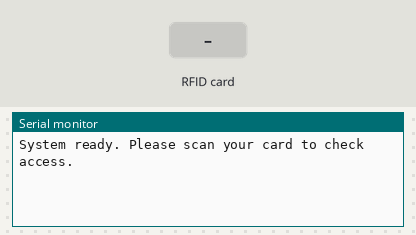
Recording of a sketch running on a simulated Arduino Mega 2560, built with avr-gcc and run on an emulated ATmega2560. Shown: the last lines printed to the serial monitor. The inputs (shaded band) are chosen by the test bench.

Above: at 1.2 s.
1.3 s: RFID card 53 BD 11 2F held to the reader
At 2.1 s:
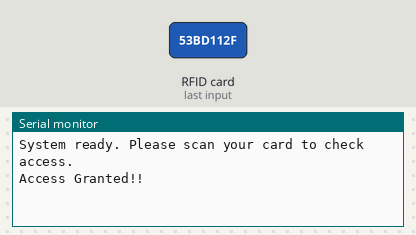
2.8 s: RFID card 5E 7A 19 C4 held to the reader
At 3.5 s:
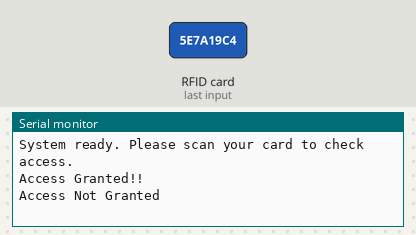

Measured:
- after the input at 1.3 s, the serial monitor: prints a new line at once (image 1)
- after the input at 2.8 s, the serial monitor: prints a new line at once (image 2)

The sketch:

RFID.ino
```cpp
#include <SPI.h>
#include <MFRC522.h>

#define RST_PIN 5                   // Reset pin for RC522 module
#define SS_PIN 53                   // Slave Select pin for RC522 module

MFRC522 mfrc522(SS_PIN, RST_PIN);   // Create MFRC522 instance

// Predefined saved tags (you can update these as needed)
String savedTag1 = "53 BD 11 2F";   // First tag UID
String savedTag2 = "23 60 15 F7";   // Second tag UID

void setup() {
    Serial.begin(115200);           // Initialize serial communications with the PC
    SPI.begin();                    // Initialize SPI bus
    mfrc522.PCD_Init();             // Initialize MFRC522 module
    Serial.println("System ready. Please scan your card to check access.");
}

void loop() {
    // Check if a new card is present
    if (mfrc522.PICC_IsNewCardPresent()) {
        // Check if the card can be read
        if (mfrc522.PICC_ReadCardSerial()) {
            // Construct the UID string for the current tag
            String currentUID = "";
            for (byte i = 0; i < mfrc522.uid.size; i++) {
                currentUID += String(mfrc522.uid.uidByte[i], HEX);
                if (i < mfrc522.uid.size - 1) {
                    currentUID += " ";  // Add space between bytes for readability
                }
            }

            // Check if the current UID matches one of the saved tags
            if (currentUID.equalsIgnoreCase(savedTag1) || currentUID.equalsIgnoreCase(savedTag2)) {
                Serial.println("Access Granted!!");
            } else {
                Serial.println("Access Not Granted");
            }

            // Halt the current card and stop encryption on the current card
            mfrc522.PICC_HaltA();
            mfrc522.PCD_StopCrypto1();
        }
    }
}
```
